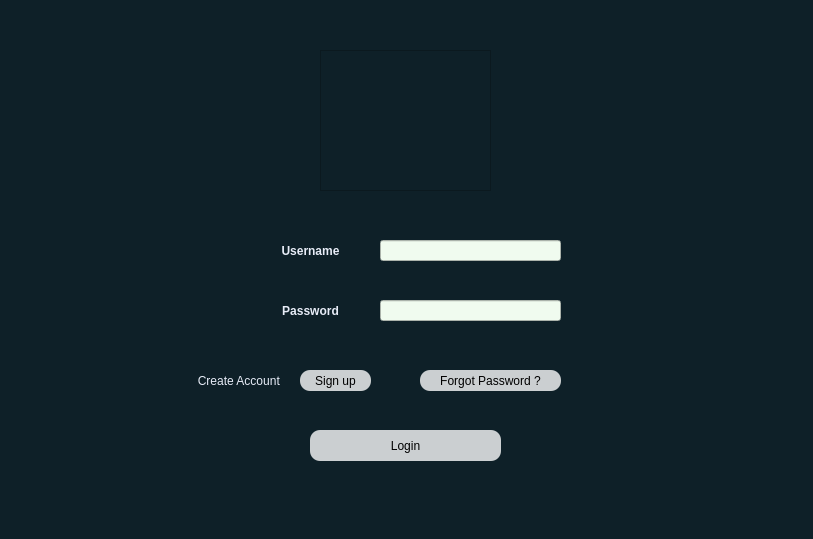
<?xml version="1.0" encoding="UTF-8"?>
<ui version="4.0">
 <class>Dialog</class>
 <widget class="QDialog" name="Dialog">
  <property name="geometry">
   <rect>
    <x>0</x>
    <y>0</y>
    <width>813</width>
    <height>539</height>
   </rect>
  </property>
  <property name="windowTitle">
   <string>Dialog</string>
  </property>
  <property name="styleSheet">
   <string notr="true">background-color: rgb(14, 32, 40);</string>
  </property>
  <widget class="QLabel" name="u_name_label">
   <property name="geometry">
    <rect>
     <x>260</x>
     <y>240</y>
     <width>101</width>
     <height>21</height>
    </rect>
   </property>
   <property name="font">
    <font>
     <weight>75</weight>
     <bold>true</bold>
    </font>
   </property>
   <property name="styleSheet">
    <string notr="true">color: rgb(231, 236, 247);</string>
   </property>
   <property name="text">
    <string>Username</string>
   </property>
   <property name="alignment">
    <set>Qt::AlignCenter</set>
   </property>
  </widget>
  <widget class="QLabel" name="pass_label">
   <property name="geometry">
    <rect>
     <x>260</x>
     <y>300</y>
     <width>101</width>
     <height>21</height>
    </rect>
   </property>
   <property name="font">
    <font>
     <weight>75</weight>
     <bold>true</bold>
    </font>
   </property>
   <property name="styleSheet">
    <string notr="true">color: rgb(231, 236, 247);</string>
   </property>
   <property name="midLineWidth">
    <number>1</number>
   </property>
   <property name="text">
    <string>Password</string>
   </property>
   <property name="alignment">
    <set>Qt::AlignCenter</set>
   </property>
  </widget>
  <widget class="QLineEdit" name="uname_lineEdit">
   <property name="geometry">
    <rect>
     <x>380</x>
     <y>240</y>
     <width>181</width>
     <height>21</height>
    </rect>
   </property>
   <property name="styleSheet">
    <string notr="true">background-color: rgb(240, 251, 239);</string>
   </property>
   <property name="text">
    <string/>
   </property>
  </widget>
  <widget class="QLineEdit" name="password_lineEdit">
   <property name="geometry">
    <rect>
     <x>380</x>
     <y>300</y>
     <width>181</width>
     <height>21</height>
    </rect>
   </property>
   <property name="styleSheet">
    <string notr="true">background-color: rgb(240, 251, 239);</string>
   </property>
   <property name="inputMask">
    <string/>
   </property>
   <property name="text">
    <string/>
   </property>
   <property name="echoMode">
    <enum>QLineEdit::Password</enum>
   </property>
  </widget>
  <widget class="QPushButton" name="signup_btn">
   <property name="geometry">
    <rect>
     <x>300</x>
     <y>370</y>
     <width>71</width>
     <height>21</height>
    </rect>
   </property>
   <property name="styleSheet">
    <string notr="true">QPushButton#signup_btn{
background-color:rgba(2,65,118,255);
background-color:rgba(255,255,255,200);
border-radius:10px;
}
QPushButton#signup_btn:pressed{
padding-left:5px;
padding-top:5px;
background-color:rgb(255, 255, 255);
background-position:calc(100%-10px)center;
}
QPushButton#signup_btn:hover{
background-color:rgb(255, 255, 255);}</string>
   </property>
   <property name="text">
    <string>Sign up</string>
   </property>
  </widget>
  <widget class="QPushButton" name="pushButton_2">
   <property name="geometry">
    <rect>
     <x>420</x>
     <y>370</y>
     <width>141</width>
     <height>21</height>
    </rect>
   </property>
   <property name="styleSheet">
    <string notr="true">QPushButton#pushButton_2{
background-color:rgba(2,65,118,255);
background-color:rgba(255,255,255,200);
border-radius:10px;
}
QPushButton#pushButton_2:pressed{
padding-left:5px;
padding-top:5px;
background-color:rgb(255, 255, 255);
background-position:calc(100%-10px)center;
}
QPushButton#pushButton_2:hover{
background-color:rgb(255, 255, 255);}</string>
   </property>
   <property name="text">
    <string>Forgot Password ?</string>
   </property>
  </widget>
  <widget class="QLabel" name="label">
   <property name="geometry">
    <rect>
     <x>190</x>
     <y>370</y>
     <width>101</width>
     <height>21</height>
    </rect>
   </property>
   <property name="styleSheet">
    <string notr="true">color: rgb(231, 236, 247);</string>
   </property>
   <property name="text">
    <string>Create Account </string>
   </property>
   <property name="alignment">
    <set>Qt::AlignCenter</set>
   </property>
  </widget>
  <widget class="QPushButton" name="login_btn">
   <property name="geometry">
    <rect>
     <x>310</x>
     <y>430</y>
     <width>191</width>
     <height>31</height>
    </rect>
   </property>
   <property name="styleSheet">
    <string notr="true">QPushButton#login_btn{
background-color:rgba(2,65,118,255);
background-color:rgba(255,255,255,200);
border-radius:10px;
}
QPushButton#login_btn:pressed{
padding-left:5px;
padding-top:5px;
background-color:rgb(255, 255, 255);
background-position:calc(100%-10px)center;
}
QPushButton#login_btn:hover{
background-color:rgb(255, 255, 255);}</string>
   </property>
   <property name="text">
    <string>Login</string>
   </property>
  </widget>
  <widget class="QLabel" name="label_2">
   <property name="geometry">
    <rect>
     <x>320</x>
     <y>50</y>
     <width>171</width>
     <height>141</height>
    </rect>
   </property>
   <property name="styleSheet">
    <string notr="true">QPixmap pix(&quot;/Users/dlrl/Downloads/WhatsApp Image 2021-06-20 at 2.56.01 PM (1).jpeg&quot;);
fLabel-&gt;setPixmap(pix);
fLabel-&gt;setStylesheet(&quot;border-radius: 1x;&quot;);</string>
   </property>
   <property name="frameShape">
    <enum>QFrame::StyledPanel</enum>
   </property>
   <property name="frameShadow">
    <enum>QFrame::Raised</enum>
   </property>
   <property name="text">
    <string/>
   </property>
   <property name="pixmap">
    <pixmap>WhatsApp Image 2021-06-20 at 2.56.01 PM (1).jpeg</pixmap>
   </property>
   <property name="scaledContents">
    <bool>true</bool>
   </property>
   <property name="alignment">
    <set>Qt::AlignCenter</set>
   </property>
   <property name="wordWrap">
    <bool>false</bool>
   </property>
  </widget>
 </widget>
 <resources/>
 <connections/>
</ui>
